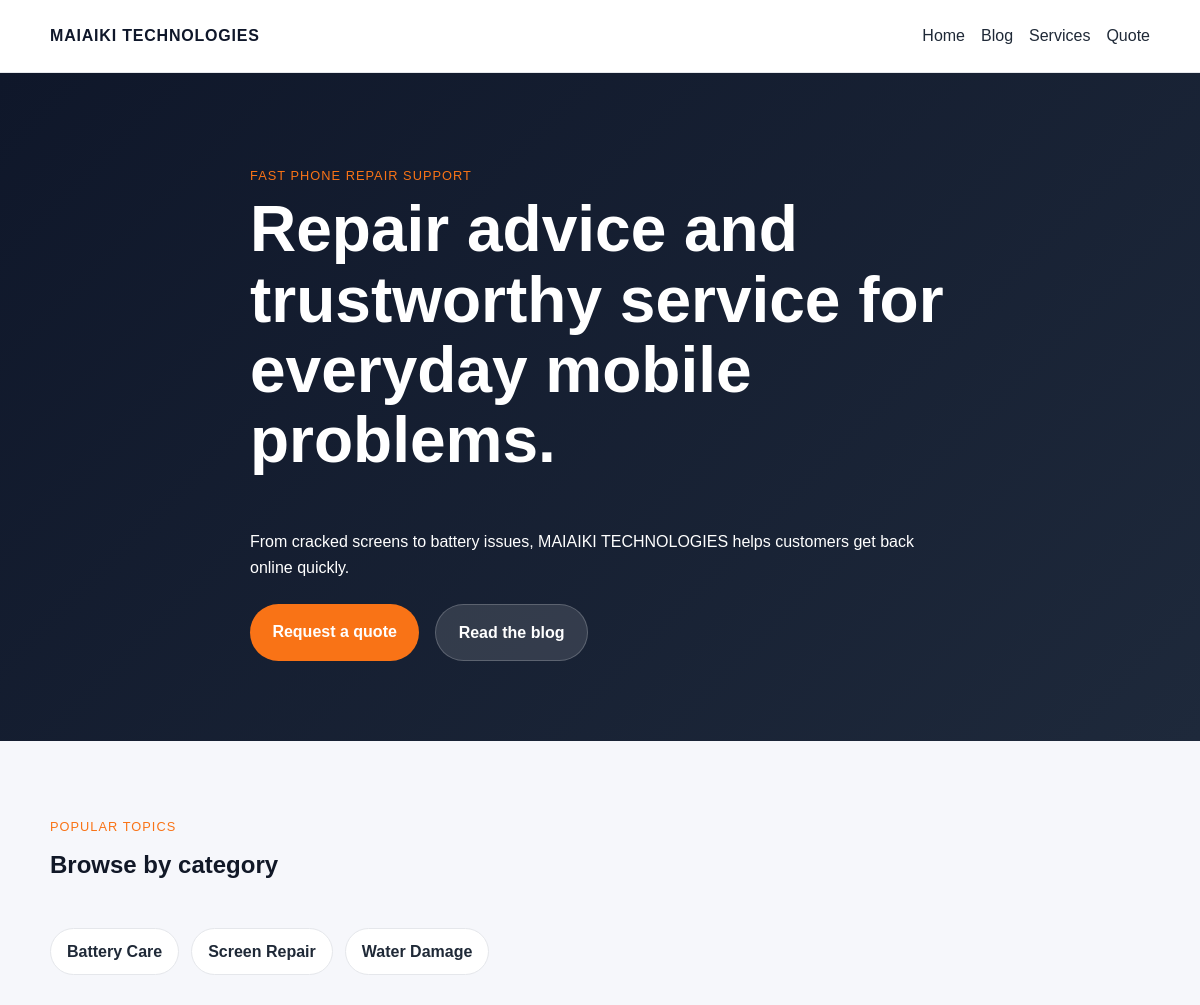
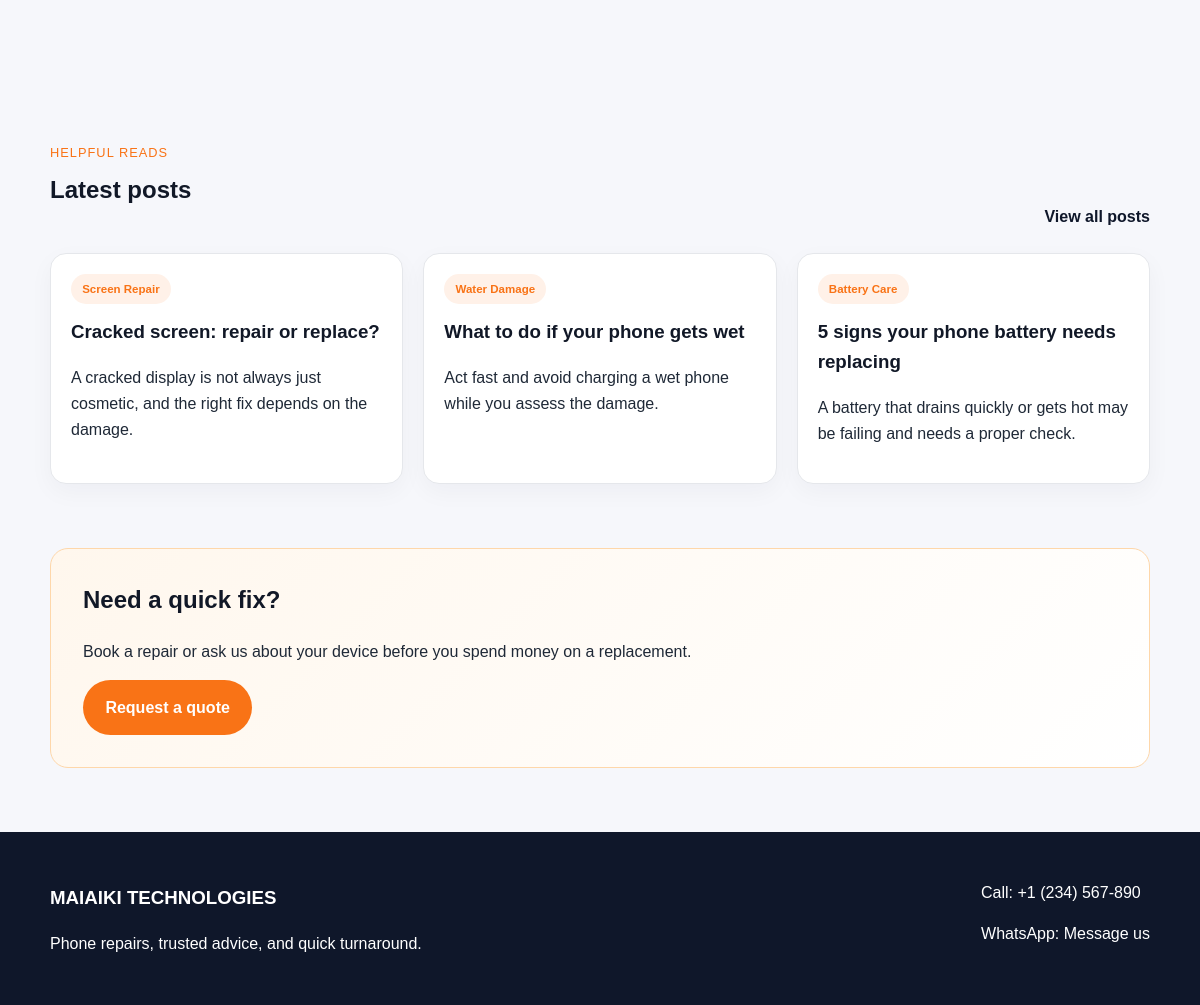
The page / on the database its author committed (2 pictures, top to bottom).
### blog/models.py (models this page shows, shortened)
class Category(models.Model):
    name = models.CharField(max_length=100)
    slug = models.SlugField(max_length=120, unique=True, blank=True)
    description = models.TextField(blank=True)
    created_at = models.DateTimeField(auto_now_add=True)
    class Meta:
        ordering = ["name"]

class Post(models.Model):
    STATUS_DRAFT = "draft"
    STATUS_PUBLISHED = "published"
    STATUS_CHOICES = [
        (STATUS_DRAFT, "Draft"),
        (STATUS_PUBLISHED, "Published"),
    ]
    title = models.CharField(max_length=200)
    slug = models.SlugField(max_length=220, unique=True, blank=True)
    category = models.ForeignKey(Category, on_delete=models.SET_NULL, null=True, blank=True, related_name="posts")
    excerpt = models.TextField(blank=True)
    body = models.TextField()
    image = models.ImageField(upload_to="posts/%Y/%m/", blank=True, null=True)
    status = models.CharField(max_length=20, choices=STATUS_CHOICES, default=STATUS_DRAFT)
    published_at = models.DateTimeField(default=timezone.now)
    created_at = models.DateTimeField(auto_now_add=True)
    updated_at = models.DateTimeField(auto_now=True)
    class Meta:
        ordering = ["-published_at", "-created_at"]
    def get_absolute_url(self):
        return reverse("blog:post_detail", args=[self.slug])

### blog/views.py (the view)
# urls.py: path("", views.home, name="home"),
def home(request):
    posts = Post.objects.filter(status=Post.STATUS_PUBLISHED).select_related("category")[:6]
    categories = Category.objects.order_by("name")
    return render(request, "home.html", {"posts": posts, "categories": categories})

### templates/home.html (shortened to what this page needs)
{% extends 'base.html' %}
{% block content %}
  <section class="hero">
    <div class="container hero-inner">
      <div>
        <p class="eyebrow">Fast phone repair support</p>
        <h1>Repair advice and trustworthy service for everyday mobile problems.</h1>
        <p>From cracked screens to battery issues, MAIAIKI TECHNOLOGIES helps customers get back online quickly.</p>
        <div class="hero-actions">
          <a class="btn btn-primary" href="{% url 'shop:quote' %}">Request a quote</a>
          <a class="btn btn-secondary" href="{% url 'blog:blog_list' %}">Read the blog</a>
        </div>
      </div>
    </div>
  </section>
  <section class="container section">
    <div class="section-heading">
      <div>
        <p class="eyebrow eyebrow-dark">Popular topics</p>
        <h2>Browse by category</h2>
      </div>
    </div>
    <div class="category-row">
      {% for category in categories %}
        <a class="category-pill" href="{% url 'blog:blog_list' %}?category={{ category.slug }}">{{ category.name }}</a>
      {% empty %}
        <span>No categories yet.</span>
      {% endfor %}
    </div>
  </section>
  <section class="container section">
    <div class="section-heading">
      <div>
        <p class="eyebrow eyebrow-dark">Helpful reads</p>
        <h2>Latest posts</h2>
      </div>
      <a href="{% url 'blog:blog_list' %}" class="text-link">View all posts</a>
    </div>
    <div class="card-grid">
      {% for post in posts %}
        <article class="card">
          <div class="card-body">
            {% if post.category %}
              <span class="tag">{{ post.category.name }}</span>
            {% endif %}
            <h3><a href="{{ post.get_absolute_url }}">{{ post.title }}</a></h3>
            <p>{{ post.excerpt|default:post.body|truncatewords:20 }}</p>
          </div>
        </article>
      {% empty %}
        <p>No published posts yet.</p>
      {% endfor %}
    </div>
  </section>
  <section class="container section feature-block">
    <div class="feature-card">
      <h2>Need a quick fix?</h2>
      <p>Book a repair or ask us about your device before you spend money on a replacement.</p>
      <a class="btn btn-primary" href="{% url 'shop:quote' %}">Request a quote</a>
    </div>
  </section>
{% endblock %}

### templates/base.html (shortened to what this page needs)
{% load static %}
<!DOCTYPE html>
<html lang="en">
  <head>
    <link rel="stylesheet" href="{% static 'css/site.css' %}" />
  </head>
  <body>
    <header class="site-header">
      <div class="container nav">
        <a href="{% url 'blog:home' %}" class="brand">MAIAIKI TECHNOLOGIES</a>
        <nav class="nav-links">
          <a href="{% url 'blog:home' %}">Home</a>
          <a href="{% url 'blog:blog_list' %}">Blog</a>
          <a href="{% url 'shop:services' %}">Services</a>
          <a href="{% url 'shop:quote' %}">Quote</a>
        </nav>
      </div>
    </header>
    <main>
      {% block content %}{% endblock %}
    </main>
    <footer class="site-footer">
      <div class="container footer-inner">
        <div>
          <h3>MAIAIKI TECHNOLOGIES</h3>
          <p>Phone repairs, trusted advice, and quick turnaround.</p>
        </div>
        <div>
          <p>Call: <a href="tel:+1234567890">+1 (234) 567-890</a></p>
          <p>WhatsApp: <a href="https://wa.me/1234567890">Message us</a></p>
        </div>
      </div>
    </footer>
  </body>
</html>

### static/css/site.css (style rules this page uses)
:root { --bg: #f6f7fb; --surface: #ffffff; --primary: #0f172a; --primary-strong: #111827; --accent: #f97316; --text: #1f2937; --muted: #6b7280; --border: #e5e7eb; }
* { box-sizing: border-box; }
body { margin: 0; font-family: Arial, sans-serif; background: var(--bg); color: var(--text); line-height: 1.6; }
a { color: inherit; text-decoration: none; }
.container { width: min(1100px, calc(100% - 2rem)); margin: 0 auto; }
.site-header { background: var(--surface); border-bottom: 1px solid var(--border); position: sticky; top: 0; z-index: 10; }
.nav { display: flex; align-items: center; justify-content: space-between; min-height: 72px; gap: 1rem; }
.brand { font-weight: 700; letter-spacing: 0.05em; color: var(--primary); }
.nav-links { display: flex; gap: 1rem; flex-wrap: wrap; }
.hero { background: linear-gradient(135deg, #0f172a, #1e293b); color: white; padding: 5rem 0; }
.hero-inner { display: grid; place-items: center; }
.eyebrow { text-transform: uppercase; letter-spacing: 0.08em; font-size: 0.8rem; color: var(--accent); margin-bottom: 0.5rem; }
.hero h1, .section h1, .section h2, .section h3 { margin-top: 0; color: var(--primary-strong); }
.hero h1 { max-width: 700px; color: white; font-size: clamp(2.2rem, 6vw, 4rem); line-height: 1.1; }
.hero p { max-width: 680px; }
.hero-actions { display: flex; gap: 1rem; flex-wrap: wrap; margin-top: 1.5rem; }
.btn { display: inline-block; padding: 0.9rem 1.4rem; border-radius: 999px; border: none; cursor: pointer; font-weight: 600; }
.btn-primary { background: var(--accent); color: white; }
.btn-secondary { background: rgba(255,255,255,0.12); color: white; border: 1px solid rgba(255,255,255,0.2); }
.section { padding: 4rem 0; }
.section-heading { display: flex; align-items: end; justify-content: space-between; gap: 1rem; margin-bottom: 1.5rem; }
.eyebrow-dark { color: var(--accent); }
.text-link { color: var(--primary); font-weight: 700; }
.category-row { display: flex; gap: 0.75rem; flex-wrap: wrap; margin-bottom: 2rem; }
.category-pill { display: inline-block; padding: 0.6rem 1rem; border-radius: 999px; background: var(--surface); border: 1px solid var(--border); font-weight: 600; }
.card-grid { display: grid; grid-template-columns: repeat(auto-fit, minmax(240px, 1fr)); gap: 1.25rem; }
.card { background: var(--surface); border: 1px solid var(--border); border-radius: 16px; overflow: hidden; box-shadow: 0 8px 24px rgba(15, 23, 42, 0.04); }
.card-body { padding: 1.25rem; }
.tag { display: inline-block; font-size: 0.72rem; color: var(--accent); background: #fff1e8; border-radius: 999px; padding: 0.35rem 0.7rem; margin-bottom: 0.8rem; font-weight: 700; }
.feature-block { padding-top: 0; }
.feature-card { background: linear-gradient(135deg, #fff7ed, #ffffff); border: 1px solid #fed7aa; border-radius: 18px; padding: 2rem; }
.site-footer { background: var(--primary); color: white; padding: 2rem 0; }
.footer-inner { display: flex; justify-content: space-between; gap: 1rem; flex-wrap: wrap; }

### rows shown on the page
Category: name "Battery Care"
Category: name "Screen Repair"
Category: name "Water Damage"
Post: category.name "Screen Repair", title "Cracked screen: repair or replace?", excerpt "A cracked display is not always just cosmetic, and the right fix depends on the damage."
Post: category.name "Water Damage", title "What to do if your phone gets wet", excerpt "Act fast and avoid charging a wet phone while you assess the damage."
Post: category.name "Battery Care", title "5 signs your phone battery needs replacing", excerpt "A battery that drains quickly or gets hot may be failing and needs a proper check."
